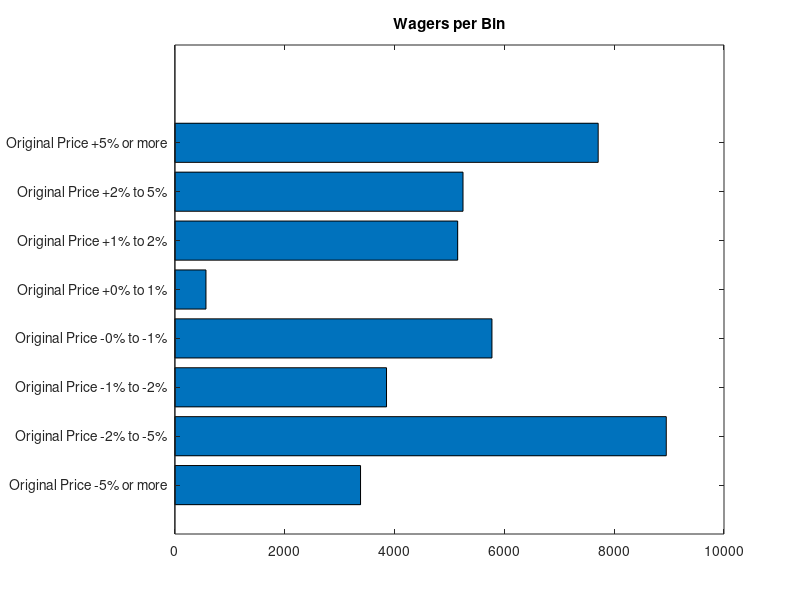
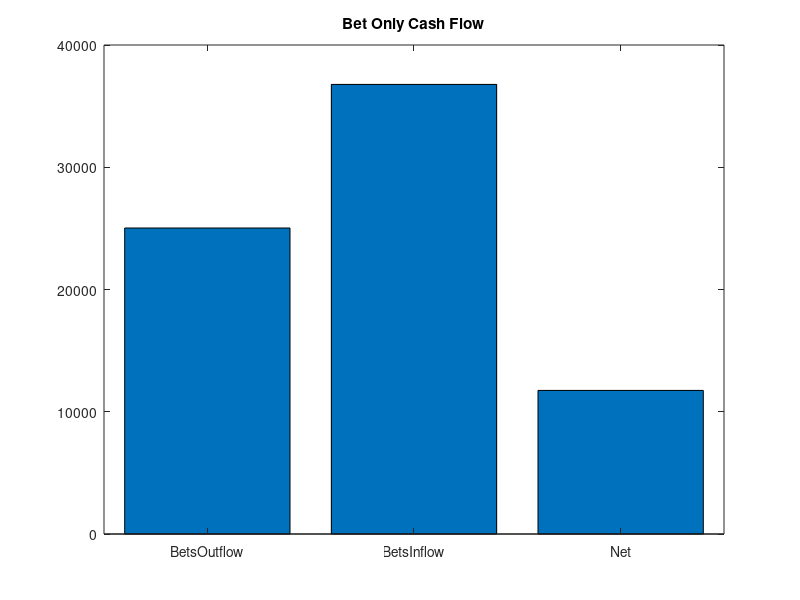
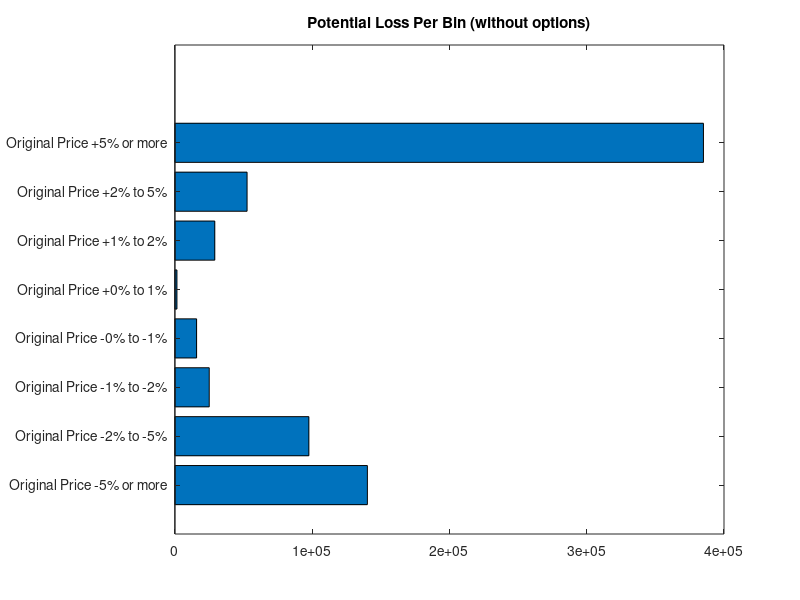
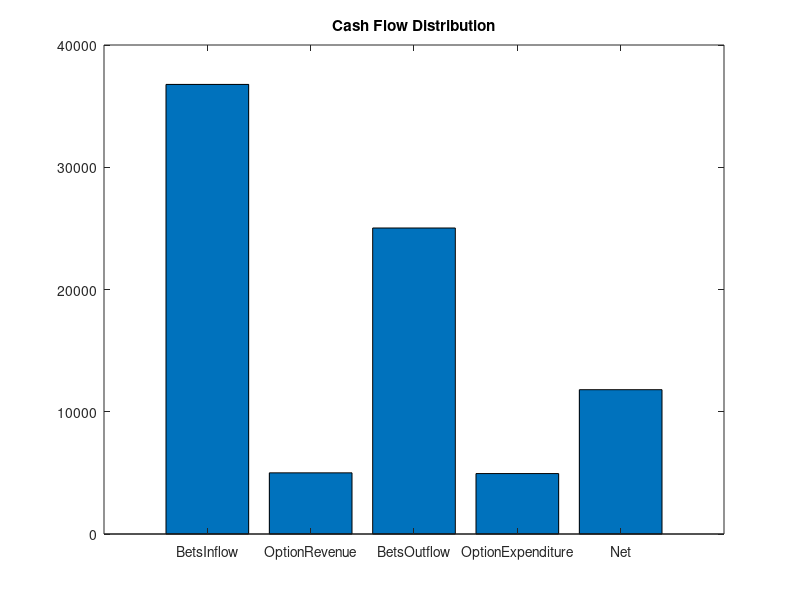

MATLAB code to generate these figures, in order:
format longG
%% INITIALIZE
spot_price  = 23;
strike_p    = 23;
rate        = .01;
time        = .04;       %2 weeks
vol         = .35;
yield       = .025*.04;  %2 weeks * 2.5% per year

%PROPRIETARY PROBABILITIES
histo_dist  = [.017, .066, .113, .287, .299, .131, .072, .0141];
retrn       = [-.071, -.029, -.014, -.005, .004, .014, .029, .077];    
new_price   = spot_price*(1+retrn);
fairodds    = 1./histo_dist;
adjodds     = 1+(fairodds-1)*.7;
                                                        
bin_names= ...
   {['Original Price -5% or more'], ['Original Price -2% to -5%'], ...
    ['Original Price -1% to -2%' ], ['Original Price -0% to -1%'], ...
    ['Original Price +0% to 1%'  ], ['Original Price +1% to 2%' ], ...
    ['Original Price +2% to 5%'  ], ['Original Price +5% or more']};
   
fix     = 0;%change this value from zero to use a fixed total
total   = 100000;
max_bet = 10000;

% Here I use a simple uniform distribution and generate integers between $1
% and $10000 as wagers 
if fix == 0     
    wagers=randi(max_bet,1,size(histo_dist,2));
else
    wagers=randi(max_bet,1,size(histo_dist,2));
    wagers=total*wagers/sum(wagers);
end
figure();
barh(wagers); 
title('Wagers per Bin');
set(gca,'YTickLabel',bin_names);

%% SELECT THE WINNING BIN
aPermuation = randperm(length(bin_names));      %PERMUTE RANGE(1,8)
winningBin  = aPermuation(1);                   %SELECT FIRST OF PERMUTATION
bin_names(winningBin)                           %PRINT WINNING BET
newSpot     = spot_price*(1+retrn(winningBin));
betsOutflow = wagers(winningBin)*adjodds(winningBin);
betsInflow  = sum(wagers(1:end ~= winningBin));
rawnet = betsInflow - betsOutflow;

figure(); 
bar([betsOutflow betsInflow rawnet]);
title({'Bet Only Cash Flow'});
set(gca,'XTickLabel',{'BetsOutflow', 'BetsInflow', 'Net'})

%% ANALYSIS FOR OPTION STRATEGY
lossperbin = wagers.*adjodds;

figure();
barh(lossperbin);
title({'Potential Loss Per Bin (without options)'});
set(gca,'YTickLabel',bin_names);

lossIfBear = sum(lossperbin(1:end/2));
lossIfBull = sum(lossperbin(end/2:end));
maxloss    = max(lossIfBear,lossIfBull);

%% CALCULATE BUY PRICES
[call_buyprice,put_buyprice]=blsprice(spot_price,strike_p,rate,time,vol,yield);

%CALCULATE NUMBER OF OPTIONS
%FOR HEDGING, YOU NEED 1 OPTION FOR EVERY UNDERLYING. IN THIS CASE WE NEED
%1 OPTION FOR EVERY 
% MAX( (bearMoveOdds_v*bearWagers_v), (bullMoveOdds.*bullWagers_v) )
maxbearloss = max(lossperbin(1:end/2))
maxbullloss = max(lossperbin(end/2:end))
maxnumopts  = max(maxbearloss,maxbullloss)/100;
    
%% BUY OPTIONS (STRADDLE)
%BUY CALLS (CALL=BEAR)
%numCalls        = maxbearloss/100
numCalls         = maxnumopts;      %LESS DEPENDENT ON PROPRIETARY PROBABILITIES THAN ABOVE
callExpenditure = numCalls * call_buyprice; 
%BUY PUTS (PUT=BULL)
%numPuts         = maxbullloss/100
numPuts         = maxnumopts;       %LESS DEPENDENT ON PROPRIETARY PROBABILITIES THAN ABOVE
putExpenditure  = numPuts * put_buyprice;

%% SELL OPTIONS
[call_sellprice,put_sellprice]=blsprice(newSpot,strike_p,rate,time,vol,yield);
%SELL CALLS
callRevenue     = numCalls * call_sellprice;
%SELL PUTS
putRevenue      = numPuts * put_sellprice;

%OPTION PROFIT
optionExpenditure = callExpenditure + putExpenditure;
optionRevenue     = callRevenue + putRevenue;
optionProfit      = optionRevenue - optionExpenditure;

%%
totalProfit = betsInflow + optionRevenue - betsOutflow - optionExpenditure;
figure;bar([betsInflow, optionRevenue, betsOutflow, optionExpenditure, totalProfit])
title('Cash Flow Distribution');
set(gca,'XTickLabel',{'BetsInflow', 'OptionRevenue', 'BetsOutflow', 'OptionExpenditure', 'Net'})
